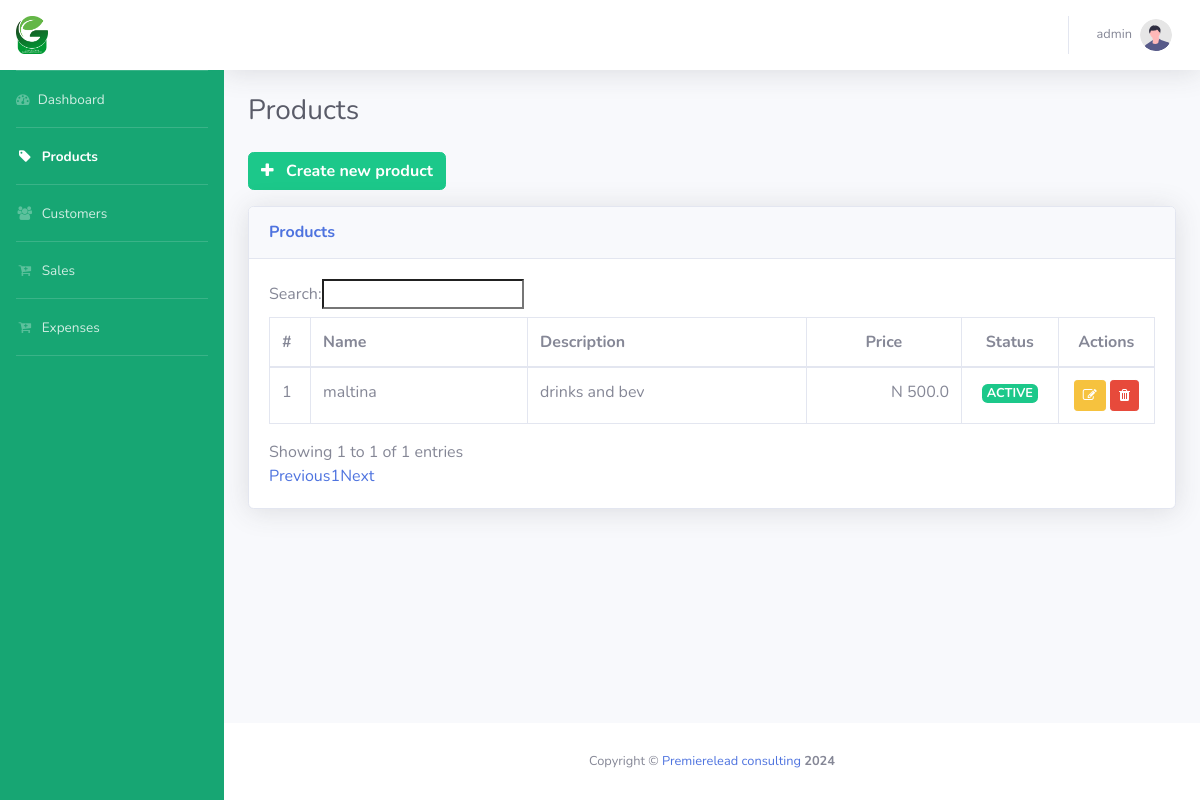
Before: /products/ (signed in) with the older database file.
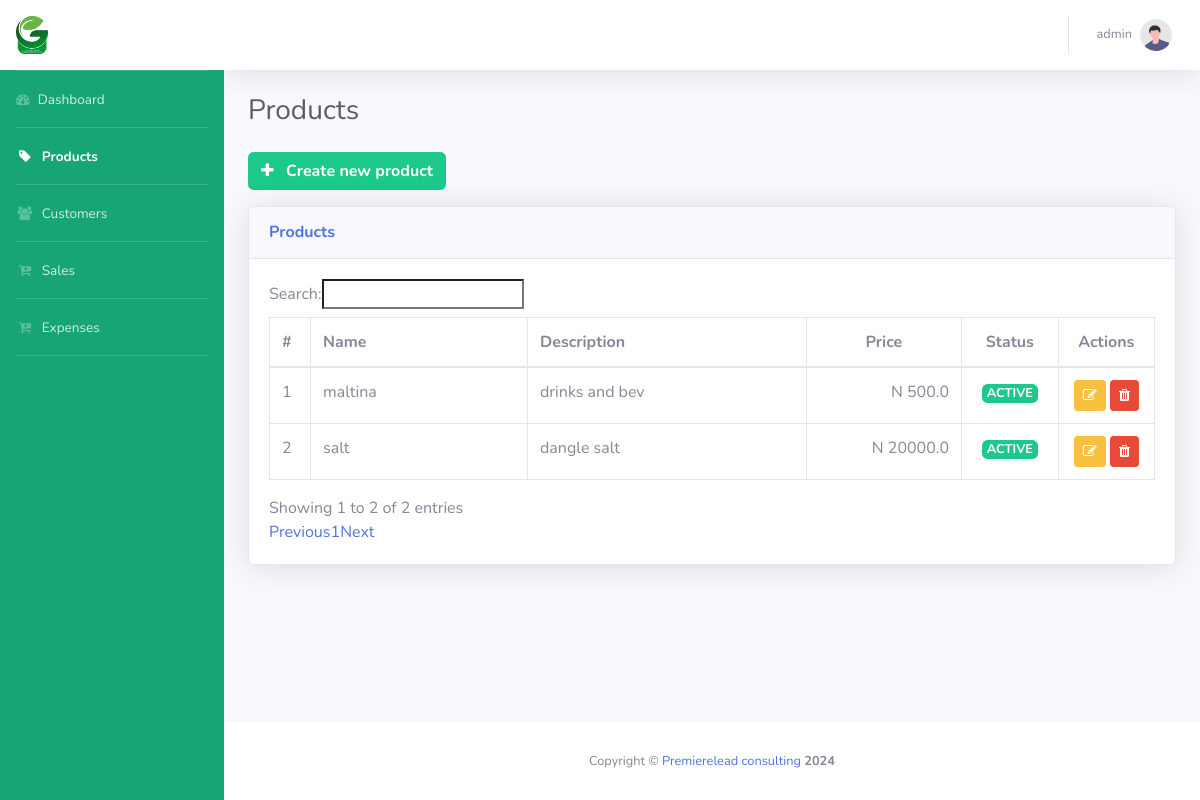
After: the same page with the newer database file.
### products/models.py (models this page shows, shortened)
class Product(models.Model):
    STATUS_CHOICES = (  # new
        ("ACTIVE", "Active"),
        ("INACTIVE", "Inactive")
    )
    name = models.CharField(max_length=256)
    description = models.TextField(max_length=256)
    status = models.CharField(
        choices=STATUS_CHOICES,
        max_length=100,
        verbose_name="Status of the product",
    )
    price = models.FloatField(default=0)
    class Meta:
        db_table = "Product"

### products/views.py (the view)
# urls.py: path('', views.products_list_view, name='products_list'),
@login_required(login_url="/accounts/login/")
def products_list_view(request):
    context = {
        "active_icon": "products",
        "products": Product.objects.all()
    }
    return render(request, "products/products.html", context=context)

### templates/products/products.html (shortened to what this page needs)
{% extends "pos/base.html" %}
{% load static %}
{% block heading %}Products{% endblock heading %}
{% block content %}
    <div class="row ml-0 mb-3">
        <a href="{% url 'products:products_add' %}">
            <button type="button" class="btn btn-success font-weight-bold">
                    <i class="fa fa-plus mr-2"></i>
                    Create new product
            </button>
        </a>
    </div>
    <div class="card shadow mb-12">
        <div class="card-header py-3">
            <h6 class="m-0 font-weight-bold text-primary">Products</h6>
        </div>
        <div class="card-body">
            <div class="table-responsive">
                <table class="table table-bordered table-hover" id="dataTable" width="100%" cellspacing="0">
                    <thead>
                        <tr>
                            <th style="width:5%">#</th>
                            <th style="width:20%">Name</th>
                            <th style="width:25%">Description</th>
                            <th class="text-center" style="width:15%">Price</th>
                            <th class="text-center" style="width:10%">Status</th>
                            <th class="text-center" style="width:10%">Actions</th>
                        </tr>
                    </thead>
                    <tbody>
                        {% for p in products %}
                        <tr>
                            <td>{{forloop.counter}}</td>
                            <td>{{p.name}}</td>
                            <td>{{p.description}}</td>
                            <td class="text-right">N {{p.price}}</td>
                            {% if p.status == "ACTIVE" %}
                            <td class="text-center">
                                <span class="badge badge-success" style="font-size:0.8em;">{{p.status}}</span>
                            </td>
                            {% elif p.status == "INACTIVE" %}
                            <td class="text-center">
                                <span class="badge badge-danger" style="font-size:0.8em;">{{p.status}}</span>
                            </td>
                            {% endif %}
                            <td class="text-center">
                                <a href="{% url 'products:products_update' p.id %}" class="text-decoration-none">
                                    <button  type="button" class="btn btn-warning btn-sm" data-bs-toggle="tooltip" title="Update product">
                                        <i class="fa fa-edit"></i>
                                    </button>
                                </a>
                                <a class="text-decoration-none">
                                    <button rel="delete" type="button" class="btn btn-danger btn-sm" data-toggle="modal" data-target="#exampleModal">
                                        <i class="fa fa-trash"></i>
                                    </button>
                                </a>
                            </td>
                        </tr>
                        {% endfor %}
                    </tbody>
                </table>
            </div>
        </div>
    </div>
{% endblock content %}

Changed rows visible on the page:
added Product: name "salt", description "dangle salt", price "20000.0", status "ACTIVE"
Other visible differences:
text written by a page script: "Search: Showing 1 to 1 of 1 entries Previous 1 Next" → "Search: Showing 1 to 2 of 2 entries Previous 1 Next"
